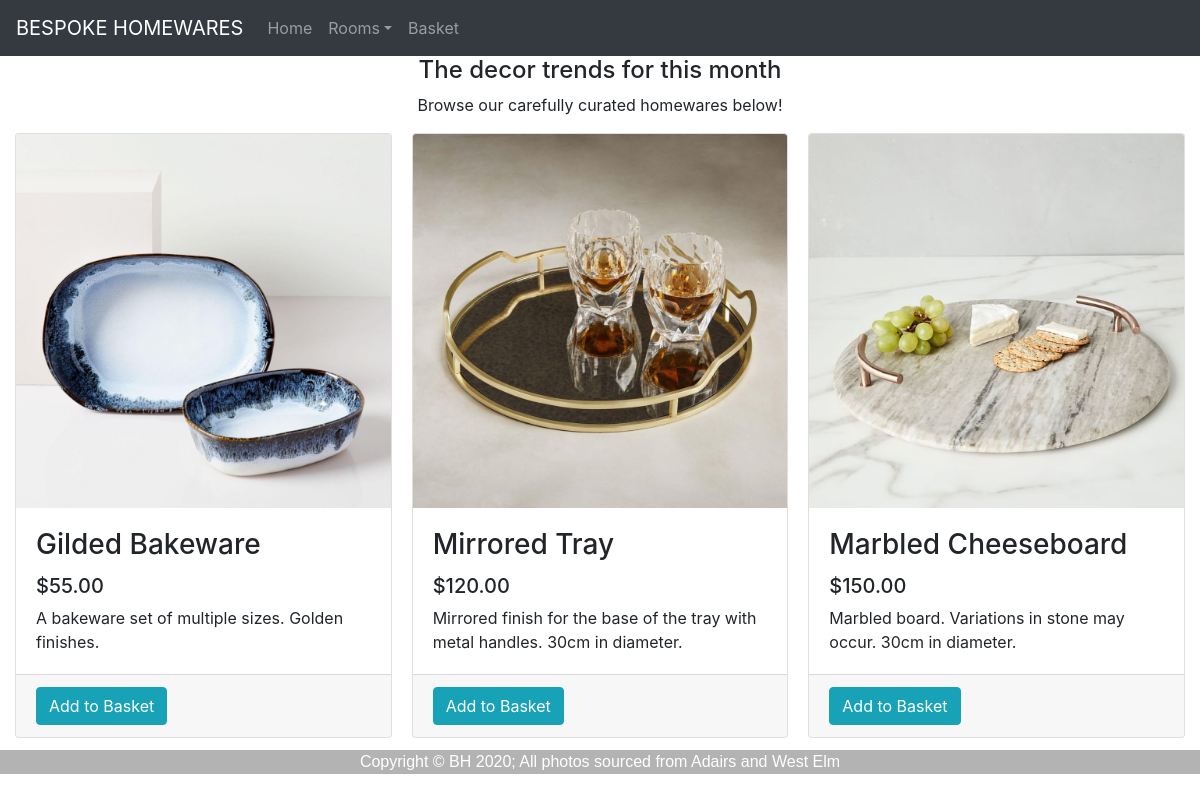
/roomhomewares/2/, run on the app's committed database.
### bespokehomewares/models.py (models this page shows, shortened)
class Homeware(db.Model):
    __tablename__='homewares'
    id = db.Column(db.Integer, primary_key=True)
    name = db.Column(db.String(64),nullable=False)
    description = db.Column(db.String(500), nullable=False)
    image = db.Column(db.String(60), nullable=False)
    price = db.Column(db.Float, nullable=False)
    room_id = db.Column(db.Integer, db.ForeignKey('rooms.id'))

### bespokehomewares/views.py (the view)
@bp.route('/roomhomewares/<int:roomid>/')
def roomhomewares(roomid):
    homewares = Homeware.query.filter(Homeware.room_id == roomid)
    return render_template('roomhomewares.html', homewares = homewares)

### bespokehomewares/templates/roomhomewares.html (shortened to what this page needs)
{% extends 'base.html' %}
{% block main %}
<section>
    <div>
        <h4 class="text-center">The decor trends for this month</h4>
        <p class="text-center">Browse our carefully curated homewares below!</p>
    </div>
    <div class="card-columns">
        {% for homeware in homewares%}
        <div class="card">
            <img class="card-img-top" src="{{url_for('static', filename='img/'+homeware.image)}}" alt="Card image">
            <div class="card-body">
                <h3 class="card-title">{{homeware.name}}</h3>
                <h5 class="card-text">{{ "$%.2f"|format(homeware.price) }}</h5>
                <p class="card-text">{{homeware.description}}</p>
            </div>
            <div class="card-footer">
                <form action="{{ url_for('main.order') }}">
                    <input class="btn btn-info" type="submit" value="Add to Basket">
                </form>
            </div>
        </div>
        {% endfor %}
    </div>
</section>
{% endblock %}

### bespokehomewares/static/css/style.css (style rules this page uses)
body { margin: 5; font-family: Arial, Helvetica, sans-serif; overflow: auto; }

### data on the page
Homeware: image (picture), name "Gilded Bakeware", price "$55.00", description "A bakeware set of multiple sizes. Golden finishes."
Homeware: image (picture), name "Mirrored Tray", price "$120.00", description "Mirrored finish for the base of the tray with metal handles. 30cm in diameter."
Homeware: image (picture), name "Marbled Cheeseboard", price "$150.00", description "Marbled board. Variations in stone may occur. 30cm in diameter."
